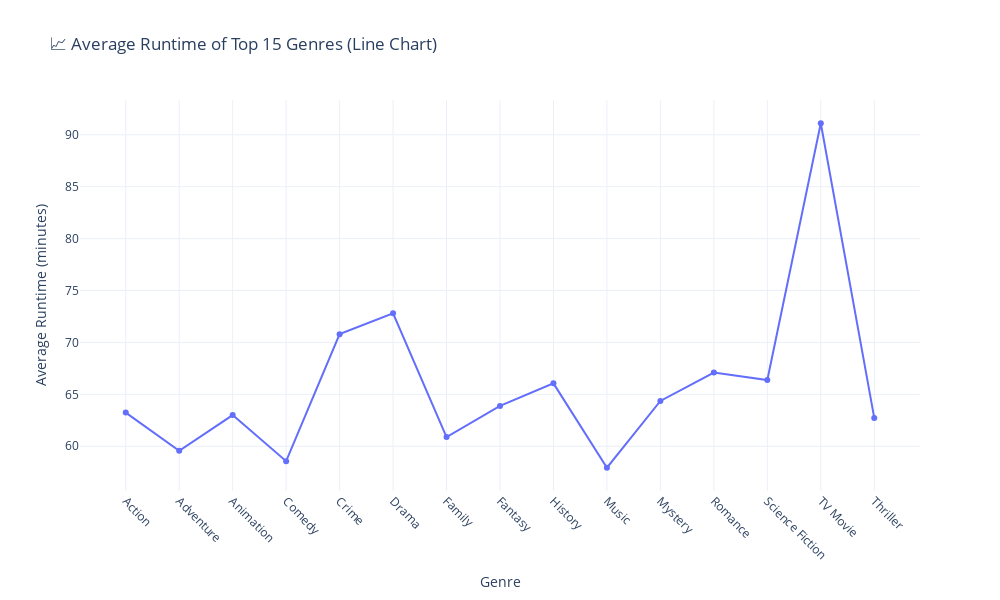

The notebook cell this image was saved under:
### Code cell
import pandas as pd
import plotly.express as px

# Data Cleaning: Ensure runtime is numeric and valid
all_movies['run_time'] = pd.to_numeric(all_movies['run_time'], errors='coerce')

# Filter valid runtime values
movies_data_cleaned = all_movies[(all_movies['run_time'] > 0) & (all_movies['run_time'] < 300)]

# Identify Top 15 Genres with the Most Movies
top_15_genres = movies_data_cleaned['genre'].value_counts().nlargest(15).index
top_15_data = movies_data_cleaned[movies_data_cleaned['genre'].isin(top_15_genres)]

# Aggregate data: Calculate average runtime per genre
genre_runtime_avg = top_15_data.groupby('genre', as_index=False)['run_time'].mean()

# Create Line Chart
fig = px.line(
    genre_runtime_avg,
    x='genre',
    y='run_time',
    markers=True,                      # Show markers at each point
    title='📈 Average Runtime of Top 15 Genres (Line Chart)',
    labels={'genre': 'Genre', 'run_time': 'Average Runtime (minutes)'},
    height=600,
    width=1000
)

# Enhance Visuals
fig.update_layout(
    template='plotly_white',            # Clean, modern template
    xaxis=dict(title="Genre", tickangle=45),
    yaxis=dict(title="Average Runtime (minutes)"),
    font=dict(size=12)
)

fig.show()

### Figure 1 — Plotly figure (JSON) as saved in the notebook; plotly's stock layout.template omitted (floating-point values rounded to 4 significant figures)
{"data": [{"hovertemplate": "Genre=%{x}<br>Average Runtime (minutes)=%{y}<extra></extra>", "legendgroup": "", "line": {"color": "#636efa", "dash": "solid"}, "marker": {"symbol": "circle"}, "mode": "lines+markers", "name": "", "orientation": "v", "showlegend": false, "type": "scatter", "x": ["Action", "Adventure", "Animation", "Comedy", "Crime", "Drama", "Family", "Fantasy", "History", "Music", "Mystery", "Romance", "Science Fiction", "TV Movie", "Thriller"], "xaxis": "x", "y": [63.24, 59.56, 63.0, 58.56, 70.8, 72.8, 60.88, 63.89, 66.06, 57.93, 64.36, 67.09, 66.37, 91.1, 62.73], "yaxis": "y"}], "layout": {"font": {"size": 12}, "height": 600, "legend": {"tracegroupgap": 0}, "title": {"text": "📈 Average Runtime of Top 15 Genres (Line Chart)"}, "width": 1000, "xaxis": {"anchor": "y", "domain": [0, 1], "tickangle": 45, "title": {"text": "Genre"}}, "yaxis": {"anchor": "x", "domain": [0, 1], "title": {"text": "Average Runtime (minutes)"}}}}
